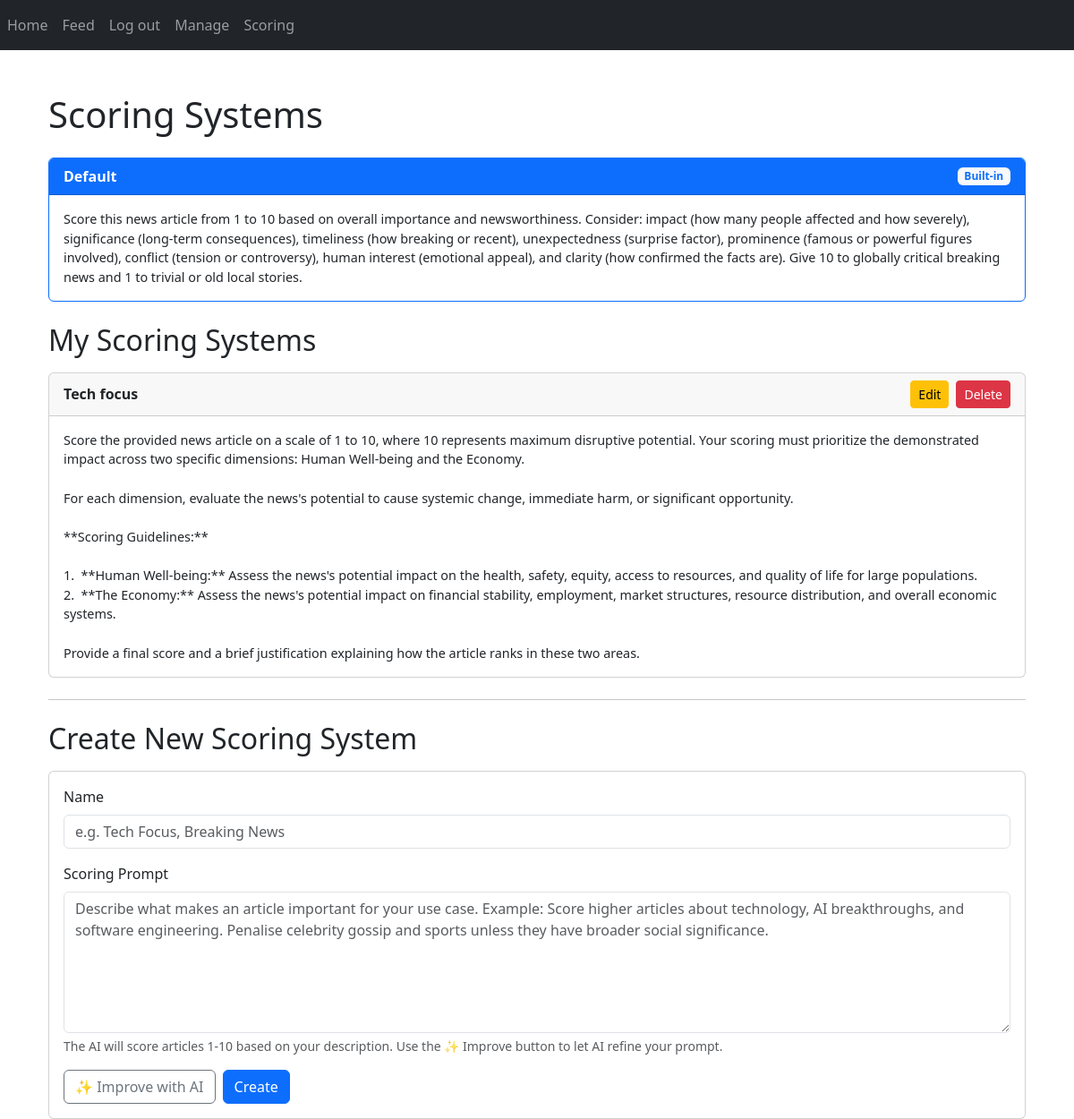
/scoring (signed in), run on the app's committed database.
### website/models.py (models this page shows)
class ScoringSystem(db.Model):
    __tablename__ = 'scoringsystem'
    id = db.Column(db.Integer, primary_key=True)
    name = db.Column(db.String(200), nullable=False)
    prompt = db.Column(db.String(5000), nullable=True)
    owner_id = db.Column(db.Integer, db.ForeignKey('user.id'), nullable=True)
    is_default = db.Column(db.Boolean, default=False)
    owner = db.relationship('User', foreign_keys=[owner_id], back_populates='scoring_systems')
    feedgroups = db.relationship(
        'FeedGroup',
        foreign_keys='FeedGroup.scoring_system_id',
        back_populates='scoring_system'
    )
    scores = db.relationship('ArticleScore', back_populates='scoring_system', cascade='all, delete-orphan')

### website/scoring.py (the view)
@scoring_bp.route('/scoring')
@login_required
def scoring_list():
    default = ScoringSystem.query.filter_by(is_default=True).first()
    user_systems = ScoringSystem.query.filter_by(owner_id=current_user.id).all()
    return render_template('scoring.html', user=current_user, default=default, user_systems=user_systems)

### website/templates/scoring.html (shortened to what this page needs)
{% extends "base.html" %}
{% block content %}
<div class="container">
  <h1 class="mb-4">Scoring Systems</h1>
  {% if default %}
  <div class="card mb-4 border-primary">
    <div class="card-header bg-primary text-white d-flex justify-content-between align-items-center">
      <strong>{{ default.name }}</strong>
      <span class="badge bg-light text-primary">Built-in</span>
    </div>
    <div class="card-body">
      <p class="mb-0" style="white-space: pre-wrap; font-size: 0.9rem;">{{ default.prompt }}</p>
    </div>
  </div>
  {% endif %}
  <h2 class="mb-3">My Scoring Systems</h2>
  {% for system in user_systems %}
  <div class="card mb-3">
    <div class="card-header d-flex justify-content-between align-items-center">
      <strong>{{ system.name }}</strong>
      <div class="d-flex gap-2">
        <button class="btn btn-warning btn-sm"
                data-bs-toggle="modal"
                data-bs-target="#editModal{{ system.id }}">
          Edit
        </button>
        <button class="btn btn-danger btn-sm"
                data-bs-toggle="modal"
                data-bs-target="#deleteModal{{ system.id }}">
          Delete
        </button>
      </div>
    </div>
    <div class="card-body">
      <p class="mb-0" style="white-space: pre-wrap; font-size: 0.9rem;">{{ system.prompt }}</p>
    </div>
  </div>
  {% endfor %}
  <hr class="my-4">
  <h2 class="mb-3">Create New Scoring System</h2>
  <div class="card">
    <div class="card-body">
      <form method="post" action="/scoring/create">
        <div class="mb-3">
          <label class="form-label">Name</label>
          <input type="text" class="form-control" name="name" placeholder="e.g. Tech Focus, Breaking News" required>
        </div>
        <div class="mb-3">
          <label class="form-label">Scoring Prompt</label>
          <textarea class="form-control"
                    name="prompt"
                    rows="6"
                    id="new-prompt"
                    placeholder="Describe what makes an article important for your use case. Example: Score higher articles about technology, AI breakthroughs, and software engineering. Penalise celebrity gossip and sports unless they have broader social significance."
                    required></textarea>
          <div class="form-text">
            The AI will score articles 1-10 based on your description. Use the ✨ Improve button to let AI refine your prompt.
          </div>
        </div>
        <div class="d-flex gap-2">
          <button type="button" class="btn btn-outline-secondary improve-btn" data-target="new-prompt">
            ✨ Improve with AI
          </button>
          <button type="submit" class="btn btn-primary">Create</button>
        </div>
      </form>
    </div>
  </div>
</div>
{% endblock %}

### data on the page
ScoringSystem: name "Default", prompt "Score this news article from 1 to 10 based on overall importance and newsworthiness. Consider: impact (how many people affected and how severely), significance (long-term consequences), timeliness (how breaking or recent), unexpectedness (surprise factor), prominence (famous or powerful figures involved), conflict (tension or controversy), human interest (emotional appeal), and clarity (how confirmed the facts are). Give 10 to globally critical breaking news and 1 to trivial or old local stories."
ScoringSystem: name "Tech focus", prompt "Score the provided news article on a scale of 1 to 10, where 10 represents maximum disruptive potential. Your scoring must prioritize the demonstrated impact across two specific dimensions: Human Well-being and the Economy. For each dimension, evaluate the news's potential to cause systemic change, immediate harm, or significant opportunity. **Scoring Guidelines:** 1. **Human Well-being:** Assess the news's potential impact on the health, safety, equity, access to resources, and quality of life for large populations. 2. **The Economy:** Assess the news's potential impact on financial stability, employment, market structures, resource distribution, and overall economic systems. Provide a…"
